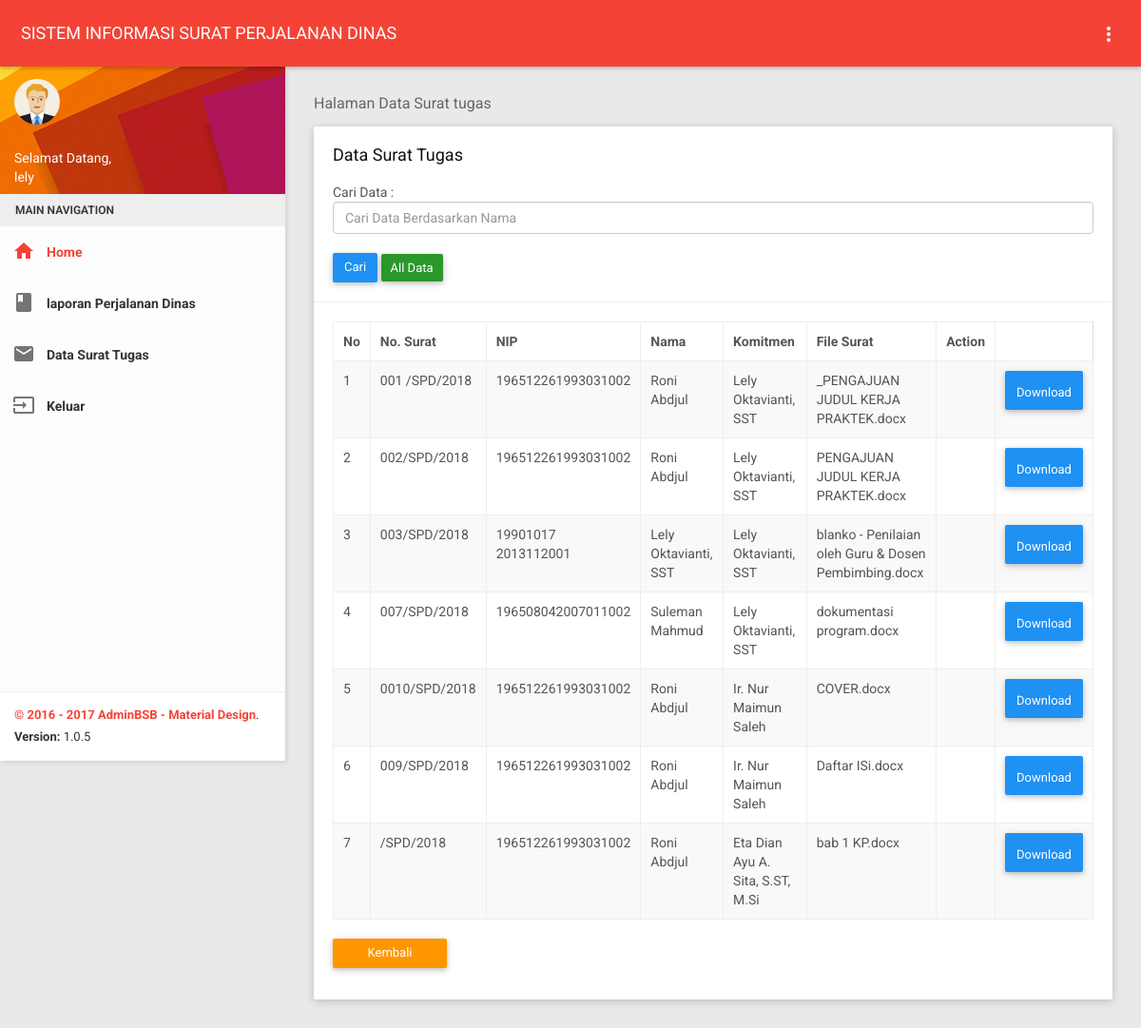
The page /pimpinan/ust.php (signed in) on the database its author committed.
### tables this page shows
CREATE TABLE `uploadst` (
  `nosurat` varchar(100) NOT NULL,
  `nip` varchar(100) NOT NULL,
  `komitmen` varchar(100) NOT NULL,
  `nama_file` varchar(100) NOT NULL,
  `deskripsi` text NOT NULL,
  `tgl_upload` date NOT NULL,
  `hits` int(3) NOT NULL DEFAULT '1'
);

CREATE TABLE `pegawai` (
  `nip` varchar(100) NOT NULL,
  `nama` varchar(50) NOT NULL,
  `jk` varchar(15) NOT NULL,
  `ttl` varchar(50) NOT NULL,
  `golongan` varchar(20) NOT NULL,
  `jabatan` varchar(30) NOT NULL,
  `pd` varchar(30) NOT NULL,
  `username` varchar(30) NOT NULL,
  `password` varchar(32) NOT NULL,
  `hak_akses` varchar(10) NOT NULL
);

### pimpinan/ust.php (the view, shortened to what this page needs)
<?php
include '../tampilan/ataspimpin.php';
?>
    <section class="content">
        <div class="container-fluid">
            <div class="block-header">
                <h2>Halaman Data Surat tugas</h2>
            </div>
            <div class="row clearfix">
                <div class="col-lg-12 col-md-12 col-sm-12 col-xs-12">
                    <div class="card">
                        <div class="header">
                            <h2>
                               Data Surat Tugas
                            </h2>
                            <br>
                            <form method="post" target="_self">
Cari Data :&nbsp;<input name='qcari' class="form-control" type="text" placeholder='Cari Data Berdasarkan Nama '/>
<br>
<input type="submit" class="btn btn-primary waves-effect" value="Cari " /> <a href='ust.php' class='btn btn-sm btn-success' > All Data</a>
</form>
                        </div>
                        <div class="body">
                            <div class="table-responsive">
                                <table class="table table-bordered table-striped table-hover dataTable js-exportable">
                                    <thead>
                                        <tr>
                                            <th>No</th>
                                            <th>No. Surat</th>
                                            <th>NIP</th>
                                            <th>Nama</th>
                                             <th>Komitmen</th>
                                            <th>File Surat</th>
                                            <th>Action</th>
                                        </tr>
                                    </thead>
 <?php
$query1="select * from uploadst, pegawai where pegawai.nip=uploadst.nip";
$result=mysql_query($query1) or die(mysql_error());
$no=1;
while($rows=mysql_fetch_object($result)){
            ?>
            <tr>
                <td><?php echo $no
                ?></td>
                <td><?php       echo $rows -> nosurat;?></td>
                <td><?php       echo $rows -> nip;?></td>
                <td><?php       echo $rows -> nama;?></td>
                <td><?php       echo $rows -> komitmen;?></td>
                <td><?php       echo $rows -> nama_file;?></td>
                <td>
                        <td>
                        <a class="btn btn-primary waves-effect" href="../tatausaha/downloadst.php?file=\<?php echo $data['nama_file'];?>"><i class="fa fa-wrench"></i> Download</a>
                        </td>
                                        </tr>
                                          <?php
$no++;
}?>
                                </table>
                            </div>
                            <div class="button-demo">
                      <a href="index.php" type="button" class="btn btn-warning waves-effect">Kembali</a>
                            </div>
                        </div>
                    </div>
                </div>
            </div>
            </div>
    </section>
  <?php
include '../tampilan/footer.php';
?>

### rows shown on the page
uploadst: nosurat "001 /SPD/2018", pegawai.nip "196512261993031002", pegawai.nama "Roni Abdjul", komitmen "Lely Oktavianti, SST", nama_file "_PENGAJUAN JUDUL KERJA PRAKTEK.docx"
uploadst: nosurat "002/SPD/2018", pegawai.nip "196512261993031002", pegawai.nama "Roni Abdjul", komitmen "Lely Oktavianti, SST", nama_file "PENGAJUAN JUDUL KERJA PRAKTEK.docx"
uploadst: nosurat "003/SPD/2018", pegawai.nip "19901017 2013112001", pegawai.nama "Lely Oktavianti, SST", komitmen "Lely Oktavianti, SST", nama_file "blanko - Penilaian oleh Guru & Dosen Pembimbing.docx"
uploadst: nosurat "007/SPD/2018", pegawai.nip "196508042007011002", pegawai.nama "Suleman Mahmud", komitmen "Lely Oktavianti, SST", nama_file "dokumentasi program.docx"
uploadst: nosurat "0010/SPD/2018", pegawai.nip "196512261993031002", pegawai.nama "Roni Abdjul", komitmen "Ir. Nur Maimun Saleh", nama_file "COVER.docx"
uploadst: nosurat "009/SPD/2018", pegawai.nip "196512261993031002", pegawai.nama "Roni Abdjul", komitmen "Ir. Nur Maimun Saleh", nama_file "Daftar ISi.docx"
uploadst: nosurat "/SPD/2018", pegawai.nip "196512261993031002", pegawai.nama "Roni Abdjul", komitmen "Eta Dian Ayu A. Sita, S.ST, M.Si", nama_file "bab 1 KP.docx"

### other values the page prints
$_SESSION['username'] "lely"
